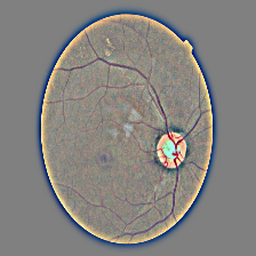
#> input picture Dataset/Healthy/Healthy_108.png, 256 x 256 px, found by its file name; its folder holds only this picture in this run
$ jupyter execute --allow-errors Analise_dataset.ipynb
#> lines starting #> are read from the running program, lines starting #| are printed output that depends on the picture; after the words box and inside, x2 and y2 are one past the last pixel; in counts of white or black regions, pixels touching at a corner belong together; long printed decimals are rounded
[cell 1]
import os
import matplotlib.pyplot as plt
import cv2
import random
import numpy as np

[cell 2]
# Configuração do caminho do dataset
# O dataset contém imagens de fundo de olho classificadas em 5 categorias de Retinopatia Diabética:
# - Healthy (Saudável)
# - Mild DR (Retinopatia Leve)
# - Moderate DR (Retinopatia Moderada)
# - Proliferate DR (Retinopatia Proliferativa)
# - Severe DR (Retinopatia Severa)

dataset_path = r"\Dataset"

# Lista todas as classes (subpastas) presentes no diretório do dataset

classes = os.listdir(dataset_path)
counts = []

[cell 3]
# Contagem de imagens por classe e visualização

for c in classes:
    class_path = os.path.join(dataset_path, c)
    counts.append(len(os.listdir(class_path)))
#> pass 2 of the loop `for c in classes:`:

plt.bar(classes, counts)
plt.title("Quantidade de imagens por classe")
plt.xlabel("Classes")
plt.ylabel("Número de imagens")
plt.xticks(rotation=45)
plt.show()
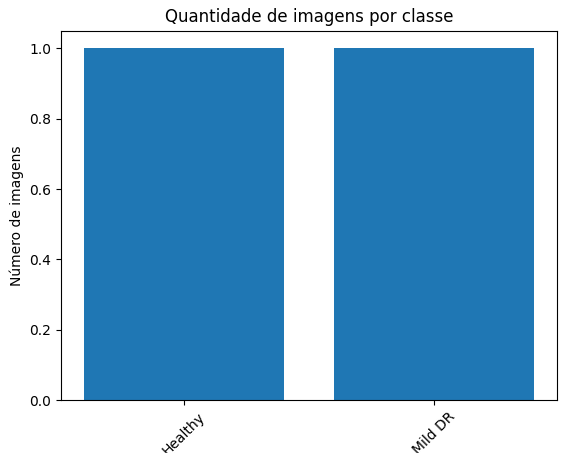
#> figure drawn by matplotlib, 1 panel

[cell 4]
# Visualização de amostras aleatórias de imagens por classe
# Objetivo: inspecionar visualmente a qualidade e características das imagens do dataset

plt.figure(figsize=(10,8))

for i, c in enumerate(classes):
    class_path = os.path.join(dataset_path, c)
    img_name = random.choice(os.listdir(class_path))

    img_path = os.path.join(class_path, img_name)
    img = cv2.imread(img_path)
#> img is the input picture: shape (256, 256, 3); mean B, G, R 127.9, 131.3, 133.8
    img = cv2.cvtColor(img, cv2.COLOR_BGR2RGB)

    plt.subplot(2,3,i+1)
    plt.imshow(img)
    plt.title(c)
    plt.axis("off")
#> pass 2 of the loop `for i, c in enumerate(classes):`:
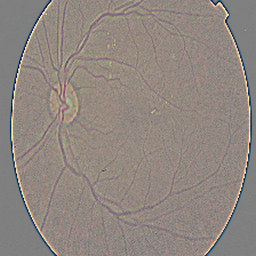
#> input picture Dataset/Mild DR/Mild_DR_11.png, 256 x 256 px, found by its file name
#> img is the input picture: shape (256, 256, 3); mean B, G, R 128.2, 134.6, 143.8

plt.show()
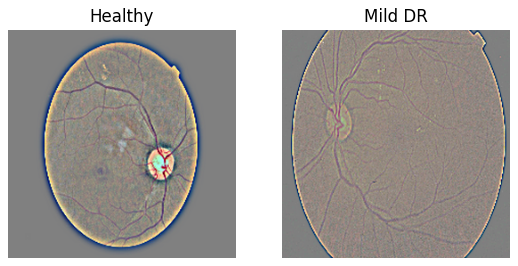
#> figure drawn by matplotlib, 2 panels

[cell 5]
# Análise dos histogramas de cor por classe
# O histograma mostra a distribuição de intensidade dos pixels nos canais R, G e B

img_healthy = cv2.imread(r"C:\Users\mortal\Documents\programa\para dados\dados_ia\Dataset\Healthy\Healthy_20.png")
img_Mild = cv2.imread(r"C:\Users\mortal\Documents\programa\para dados\dados_ia\Dataset\Mild DR\Mild_DR_20.png")
img_Moderate = cv2.imread(r"C:\Users\mortal\Documents\programa\para dados\dados_ia\Dataset\Moderate DR\Moderate_DR_20.png")
img_Proliferate = cv2.imread(r"C:\Users\mortal\Documents\programa\para dados\dados_ia\Dataset\Proliferate DR\Proliferate DR_20.png")
img_Severe = cv2.imread(r"C:\Users\mortal\Documents\programa\para dados\dados_ia\Dataset\Severe DR\Severe DR_20.png")

imgs = [img_healthy, img_Mild, img_Moderate, img_Proliferate, img_Severe]
titles = ["Healthy", "Mild", "Moderate", "Proliferate", "Severe"]

color = ('b','g','r')

plt.figure(figsize=(20,4))

#> (the rest of this cell did not finish here and is left out)

[cell 6]
# Análise estatística de características visuais por classe
# Para cada classe, calcula métricas que descrevem as propriedades das imagens:
# - Brilho médio: intensidade média dos pixels em escala de cinza
# - Contraste médio: desvio padrão da intensidade (maior valor = mais contraste)
# - Bordas: densidade de bordas detectadas pelo algoritmo Canny
# - Cor média: valor médio de cada canal (R, G, B)

for classe in os.listdir(dataset_path):

    class_path = os.path.join(dataset_path, classe)

    brightness_values = []
    contrast_values = []
    edges_values = []

    red_values = []
    green_values = []
    blue_values = []

    for img_name in os.listdir(class_path):

        img_path = os.path.join(class_path, img_name)
        img = cv2.imread(img_path)

        if img is None:
            continue

        gray = cv2.cvtColor(img, cv2.COLOR_BGR2GRAY)
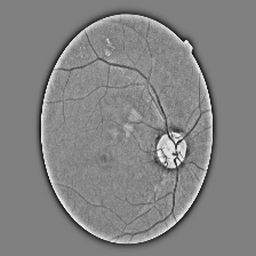
#> gray: shape (256, 256); min 10, max 250, mean 131.6

        brightness = np.mean(gray)
#> brightness = 131.6
        contrast = np.std(gray)
#> contrast = 22.87

        edges = cv2.Canny(gray,50,150)
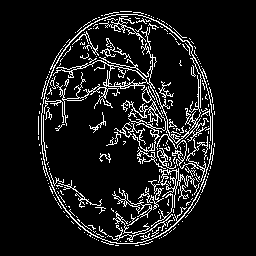
#> edges: shape (256, 256); 9.8% white in thin lines or dots, all inside (x1, y1, x2, y2) = (38, 11, 215, 246)
        mean_color = img.mean(axis=(0,1))
#> mean_color = [127.9, 131.3, 133.8]
        blue, green, red = mean_color
#> blue = 127.9; green = 131.3; red = 133.8

        brightness_values.append(brightness)
        contrast_values.append(contrast)
        edges_values.append(edges)

        red_values.append(red)
        green_values.append(green)
        blue_values.append(blue)

    print('-'*50)
    print(classe, "brilho médio:", np.mean(brightness_values))
#| Healthy brilho médio: 131.649
    print(classe, "contraste médio:", np.mean(contrast_values))
#| Healthy contraste médio: 22.873
    print(classe, "bordas médio:", np.mean(edges_values))
#| Healthy bordas médio: 24.887

    print("Cor média:")
    print("R:", np.mean(red_values))
#| R: 133.781
    print("G:", np.mean(green_values))
#| G: 131.295
    print("B:", np.mean(blue_values))
#| B: 127.867
#> pass 2 of the loop `for classe in os.listdir(dataset_path):`:
#> `gray = cv2.cvtColor(img, cv2.COLOR_BGR2GRAY)`:
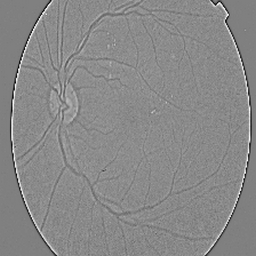
#> gray: shape (256, 256); min 7, max 255, mean 136.6
#> brightness = 136.6
#> contrast = 15.01
#> `edges = cv2.Canny(gray,50,150)`:
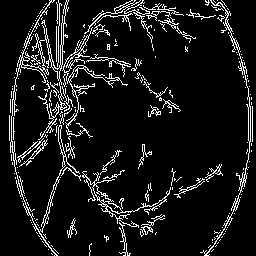
#> edges: shape (256, 256); 9.2% white in thin lines or dots
#> mean_color = [128.2, 134.6, 143.8]
#> blue = 128.2; green = 134.6; red = 143.8
#| Mild DR brilho médio: 136.625
#| Mild DR contraste médio: 15.014
#| Mild DR bordas médio: 23.358
#| R: 143.839
#| G: 134.585
#| B: 128.230
